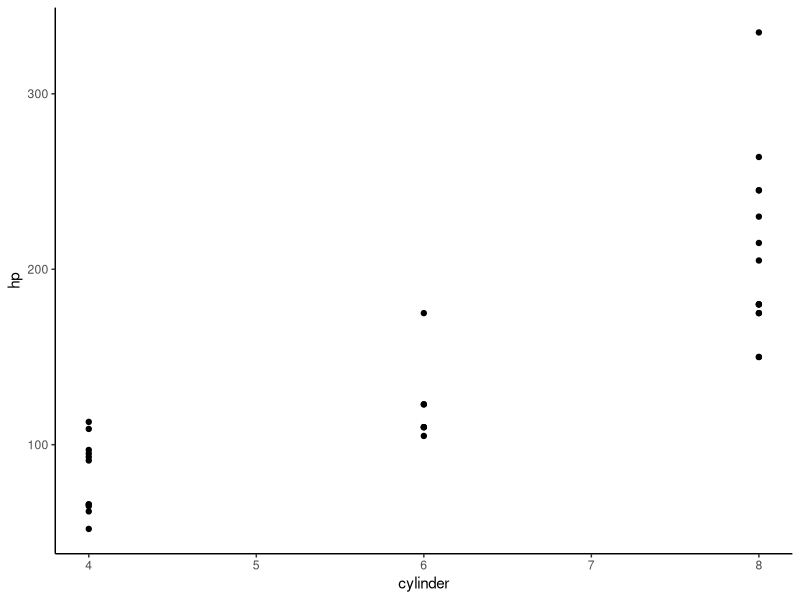

Source code (R):
library(tidyverse)

our_data <- mtcars


our_data %>%
  ggplot(
  aes(
    x = cyl,
    y = hp
  )
) + 
  geom_point() + 
  theme_classic() + 
  labs(
    x = "cylinder"
  )
